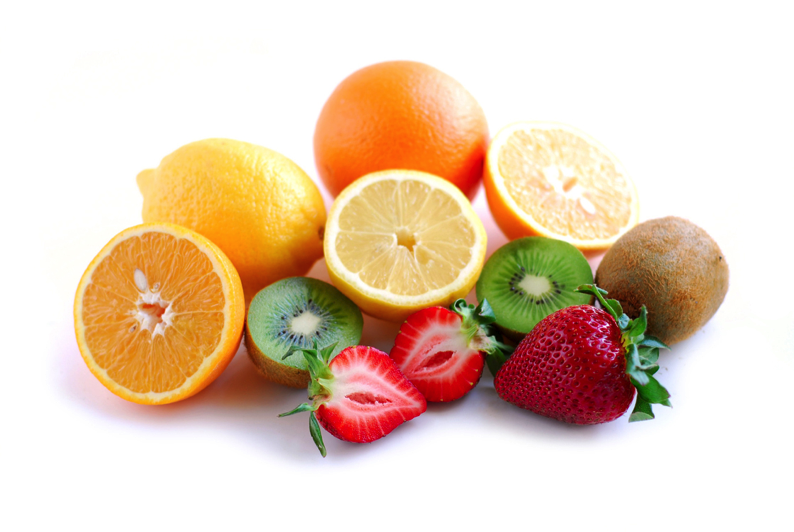
%> input picture octave/images/fruit.png, 794 x 532 px
$ octave RemoveNoiseWithGaussianFilter.m   (GNU Octave 9; MATLAB toolbox functions it lacks are replaced by stand-ins)
%> lines starting %> are read from the running program, lines starting %| are printed output that depends on the picture
%load image
img = imread('images/fruit.png');
%> img is the input picture: size 532x794x3 uint8; mean R, G, B 230, 207.1, 185.3
subplot(2,2,1);
imshow(img);
pause();
%add some noise
noise_sigma = 25;
noise = randn(size(img)).*noise_sigma;
noisy_img = img + noise;
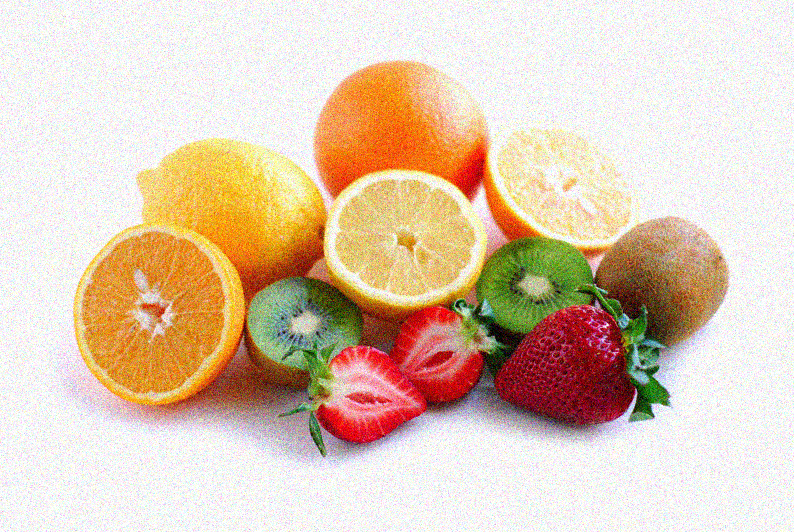
%> noisy_img: size 532x794x3 uint8; mean R, G, B 223, 201.5, 180.2
subplot(2,2,2)
imshow(noisy_img);
pause();
%create a gaussian filter
filter_size = 11;
filter_sigma = 2;
pkg load image;
filter = fspecial('gaussian',filter_size, filter_sigma);

%apply filter to remove noise
smoothed = imfilter(noisy_img, filter);
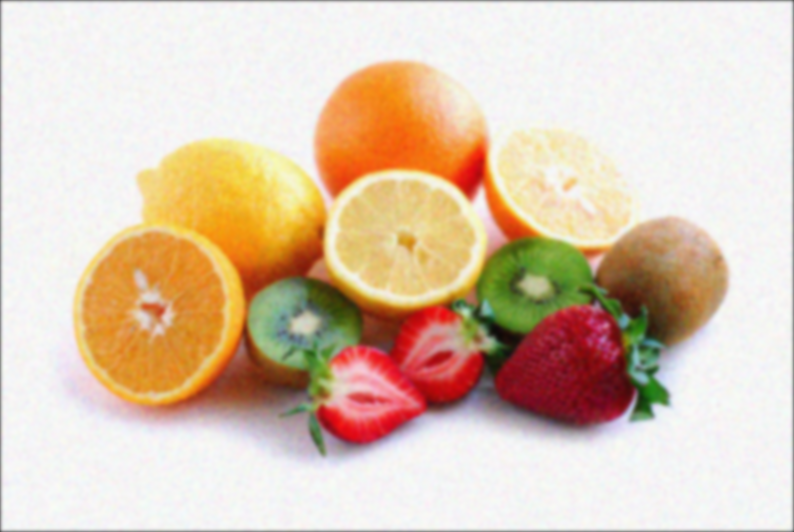
%> smoothed: size 532x794x3 uint8; mean R, G, B 221.8, 200.4, 179
subplot(2,2,3);
imshow(smoothed);
pause();

%create a gaussian filter
filter_size = 31;
filter_sigma = 5;
pkg load image;
filter = fspecial('gaussian',filter_size, filter_sigma);

%apply filter to remove noise
smoothed = imfilter(noisy_img, filter);
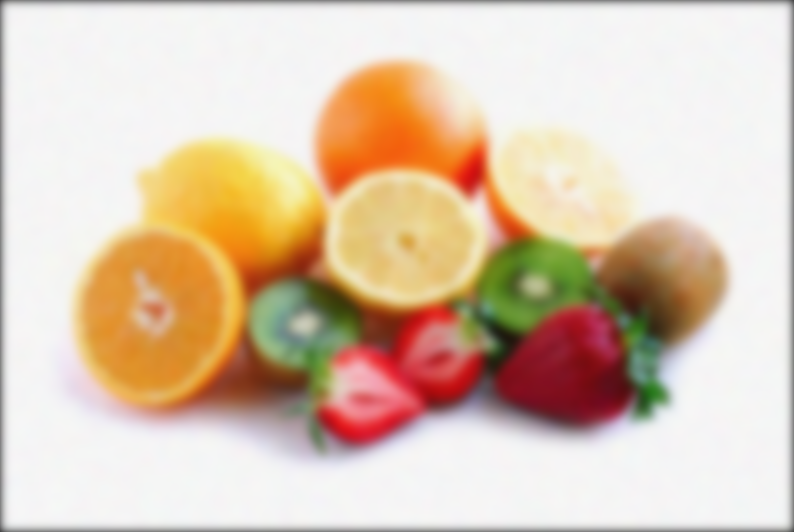
%> smoothed: size 532x794x3 uint8; mean R, G, B 220, 198.5, 177.1
subplot(2,2,4);
imshow(smoothed);
pause();

$ run again, with octave/images/dolphin.png copied over octave/images/fruit.png
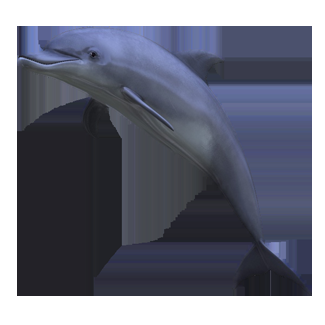
%> input picture octave/images/dolphin.png, 325 x 325 px
%> img is the input picture: size 325x325x3 uint8; mean R, G, B 111.2, 114.1, 128
%> `noisy_img = img + noise;`:
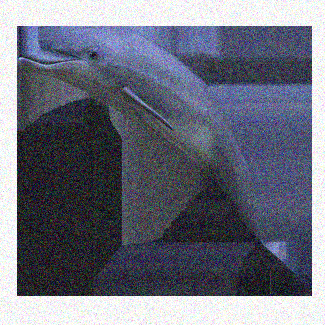
%> noisy_img: size 325x325x3 uint8; mean R, G, B 108.8, 111.9, 125.6
%> `smoothed = imfilter(noisy_img, filter);`:
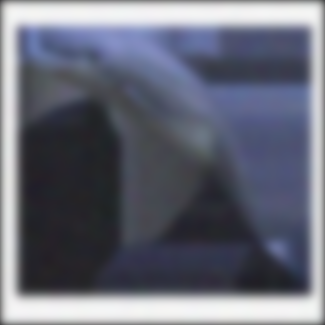
%> smoothed: size 325x325x3 uint8; mean R, G, B 102.9, 106, 119.7
